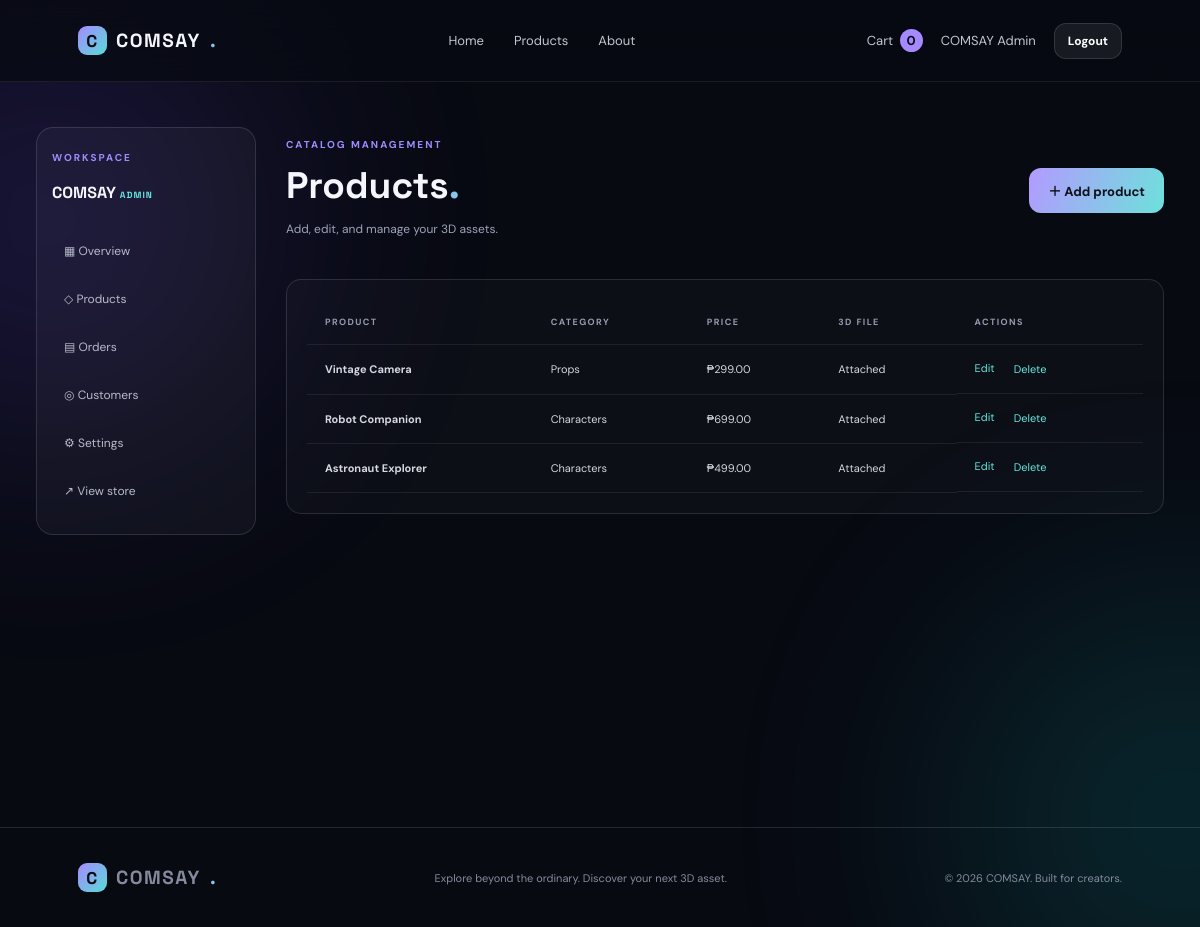
The app's page /admin/products (signed in) with its own data.
### COMSAY/app.py (models this page shows)
class User(db.Model):
    id = db.Column(db.Integer, primary_key=True)
    name = db.Column(db.String(100), nullable=False)
    email = db.Column(db.String(150), unique=True, nullable=False)
    password = db.Column(db.String(255), nullable=False)
    role = db.Column(db.String(20), default="customer")
    created_at = db.Column(db.DateTime, default=datetime.utcnow)

class Product(db.Model):
    id = db.Column(db.Integer, primary_key=True)
    name = db.Column(db.String(150), nullable=False)
    category = db.Column(db.String(80), default="3D Model")
    description = db.Column(db.Text, default="")
    price = db.Column(db.Float, nullable=False, default=0)
    image = db.Column(db.String(300), default="")
    model_url = db.Column(db.String(500), default="")
    featured = db.Column(db.Boolean, default=False)
    created_at = db.Column(db.DateTime, default=datetime.utcnow)

### COMSAY/app.py (the view)
@app.route("/admin/products")
@admin_required
def admin_products():
    return render_template("admin_products.html", products=Product.query.order_by(Product.created_at.desc()).all())

### COMSAY/app.py (called while the page is built, shortened)
def logged_in():
    return User.query.get(session.get("user_id")) if session.get("user_id") else None

def admin_required(fn):
    @wraps(fn)
    def wrapper(*args, **kwargs):
        user = logged_in()
        if not user or user.role != "admin":
            flash("Please sign in with an administrator account.", "error")
            return redirect(url_for("login"))
        return fn(*args, **kwargs)
    return wrapper

def cart_data():
    cart = session.get("cart", {})
    items, total, count = [], 0, 0
    return items, total, count

@app.context_processor
def inject_globals():
    _, _, cart_count = cart_data()
    return {"current_user": logged_in(), "cart_count": cart_count}

### COMSAY/templates/admin_products.html
{% extends "admin_base.html" %}{% block title %}Manage Products — COMSAY{% endblock %}{% block admin_content %}<div class="admin-heading"><div><span class="eyebrow">CATALOG MANAGEMENT</span><h1>Products<span class="gradient-text">.</span></h1><p>Add, edit, and manage your 3D assets.</p></div><a class="btn btn-primary" href="{{ url_for('add_product') }}">＋ Add product</a></div><div class="table-wrap admin-panel"><table><thead><tr><th>Product</th><th>Category</th><th>Price</th><th>3D file</th><th>Actions</th></tr></thead><tbody>{% for p in products %}<tr><td><b>{{ p.name }}</b></td><td>{{ p.category }}</td><td>₱{{ "%.2f"|format(p.price) }}</td><td>{{ 'Attached' if p.model_url else 'No model' }}</td><td class="actions"><a href="{{ url_for('edit_product', product_id=p.id) }}">Edit</a><form method="post" action="{{ url_for('delete_product', product_id=p.id) }}" onsubmit="return confirm('Delete this product?')"><button>Delete</button></form></td></tr>{% else %}<tr><td colspan="5">No products added yet.</td></tr>{% endfor %}</tbody></table></div>{% endblock %}

### COMSAY/templates/admin_base.html
{% extends "base.html" %}{% block content %}<div class="admin-shell"><aside class="admin-sidebar"><span class="eyebrow">WORKSPACE</span><h3>COMSAY <span>ADMIN</span></h3><a href="{{ url_for('admin_dashboard') }}">▦ Overview</a><a href="{{ url_for('admin_products') }}">◇ Products</a><a href="{{ url_for('admin_orders') }}">▤ Orders</a><a href="{{ url_for('admin_users') }}">◎ Customers</a><a href="{{ url_for('admin_settings') }}">⚙ Settings</a><a href="{{ url_for('home') }}">↗ View store</a></aside><section class="admin-content">{% block admin_content %}{% endblock %}</section></div>{% endblock %}

### COMSAY/templates/base.html (shortened to what this page needs)
<!DOCTYPE html><html lang="en"><head><meta charset="UTF-8"><meta name="viewport" content="width=device-width, initial-scale=1.0">
<link rel="stylesheet" href="{{ url_for('static', filename='css/style.css') }}">
</head><body>
<div class="ambient ambient-one"></div><div class="ambient ambient-two"></div>
<header class="topbar"><a class="brand" href="{{ url_for('home') }}"><span class="brand-mark">C</span> COMSAY<span class="brand-dot">.</span></a>
<nav class="main-nav"><a href="{{ url_for('home') }}">Home</a><a href="{{ url_for('products') }}">Products</a><a href="{{ url_for('about') }}">About</a></nav>
<div class="nav-actions"><a class="cart-link" href="{{ url_for('cart') }}">Cart <span>{{ cart_count }}</span></a>
{% if current_user %}<a class="nav-user" href="{{ url_for('admin_dashboard') if current_user.role == 'admin' else url_for('account') }}">{{ current_user.name }}</a><a class="btn btn-small btn-ghost" href="{{ url_for('logout') }}">Logout</a>
{% else %}<a class="nav-user" href="{{ url_for('login') }}">Login</a><a class="btn btn-small btn-primary" href="{{ url_for('register') }}">Get started</a>{% endif %}</div>
</header>
<main>{% block content %}{% endblock %}</main>
<footer class="footer"><a class="brand" href="{{ url_for('home') }}"><span class="brand-mark">C</span> COMSAY<span class="brand-dot">.</span></a><p>Explore beyond the ordinary. Discover your next 3D asset.</p><span>© 2026 COMSAY. Built for creators.</span></footer>
</body></html>

### COMSAY/static/css/style.css (style rules this page uses)
:root { --bg:#080a12;--panel:rgba(255,255,255,.055);--line:rgba(255,255,255,.12);--muted:#9ca3b7;--text:#f5f6fb;--purple:#9c7bff;--cyan:#64e6e0;--font:'DM Sans',sans-serif;--display:'Space Grotesk',sans-serif }
* { box-sizing:border-box }
html { scroll-behavior:smooth }
body { margin:0;background:var(--bg);color:var(--text);font-family:var(--font);min-height:100vh;overflow-x:hidden }
a { color:inherit;text-decoration:none }
button,input,select,textarea { font:inherit }
.ambient { position:fixed;width:440px;height:440px;border-radius:50%;filter:blur(130px);opacity:.18;pointer-events:none;z-index:-1 }
.ambient-one { background:#7652ff;top:0;left:-170px }
.ambient-two { background:#13b9ba;right:-200px;top:600px }
.topbar { height:82px;display:flex;align-items:center;justify-content:space-between;padding:0 6.5%;border-bottom:1px solid rgba(255,255,255,.08);background:rgba(8,10,18,.72);backdrop-filter:blur(22px);position:sticky;top:0;z-index:20 }
.brand { font-family:var(--display);font-weight:700;letter-spacing:1.5px;font-size:19px;display:flex;align-items:center;gap:9px }
.brand-mark { display:grid;place-items:center;width:29px;height:29px;border-radius:9px;background:linear-gradient(135deg,#a68aff,#57dcd7);color:#090b13;font-size:17px }
.brand-dot,.gradient-text { background:linear-gradient(100deg,#b49aff,#67e5dc);-webkit-background-clip:text;background-clip:text;color:transparent }
.main-nav,.nav-actions { display:flex;align-items:center;gap:30px }
.main-nav a,.nav-user,.cart-link { font-size:13px;color:#c2c5d2;transition:.2s }
.nav-actions { gap:18px }
.cart-link span { background:#a58aff;color:#0b0c15;padding:3px 7px;border-radius:20px;font-weight:700;margin-left:3px }
.btn { border:0;border-radius:12px;padding:13px 19px;display:inline-flex;align-items:center;justify-content:center;gap:15px;font-weight:700;font-size:13px;cursor:pointer;transition:transform .25s,box-shadow .25s,background .25s }
.btn-primary { color:#10111a;background:linear-gradient(110deg,#b39aff,#6de1db) }
.btn-ghost { background:rgba(255,255,255,.07);border:1px solid var(--line);color:white }
.btn-small { padding:9px 13px;font-size:12px }
.eyebrow { font-size:10px;letter-spacing:2px;font-weight:700;color:#9f8cff }
.footer { border-top:1px solid var(--line);padding:35px 6.5%;display:flex;align-items:center;justify-content:space-between;color:#858a9e;font-size:11px }
.footer p { margin:0 }
.table-wrap { overflow-x:auto;border:1px solid var(--line);border-radius:15px;background:rgba(255,255,255,.025) }
table { width:100%;border-collapse:collapse;text-align:left;min-width:650px }
th,td { padding:16px 18px;border-bottom:1px solid rgba(255,255,255,.07);font-size:11px }
th { color:#969bb0;font-size:9px;letter-spacing:1.4px;text-transform:uppercase }
td { color:#d5d7e1 }
.admin-shell { width:min(1400px,94%);margin:45px auto 100px;display:grid;grid-template-columns:220px 1fr;gap:30px;min-height:600px }
.admin-sidebar { border:1px solid var(--line);border-radius:17px;padding:23px 15px;background:rgba(255,255,255,.035);display:flex;flex-direction:column;gap:8px;height:max-content;position:sticky;top:105px }
.admin-sidebar h3 { font-family:var(--display);font-size:16px;margin:10px 0 20px }
.admin-sidebar h3 span { font-size:9px;color:var(--cyan);letter-spacing:1px }
.admin-sidebar>a { padding:12px;border-radius:9px;font-size:12px;color:#b7bbca }
.admin-content { min-width:0 }
.admin-heading { display:flex;justify-content:space-between;align-items:center;margin:5px 0 30px }
.admin-heading h1 { font-family:var(--display);font-size:37px;margin:9px 0 }
.admin-heading p { color:var(--muted);font-size:12px }
.admin-panel { padding:20px;margin-top:15px }
.actions { display:flex;gap:13px }
.actions a,.actions button,.status-form button { color:var(--cyan);font-size:11px;background:none;border:0;cursor:pointer }
.actions form { margin:0 }

### records on screen
User: name "COMSAY Admin"
Product: name "Vintage Camera", category "Props", price "299.00", model_url "Attached"
Product: name "Robot Companion", category "Characters", price "699.00", model_url "Attached"
Product: name "Astronaut Explorer", category "Characters", price "499.00", model_url "Attached"

### other values on screen
{{ cart_count }} "0"
